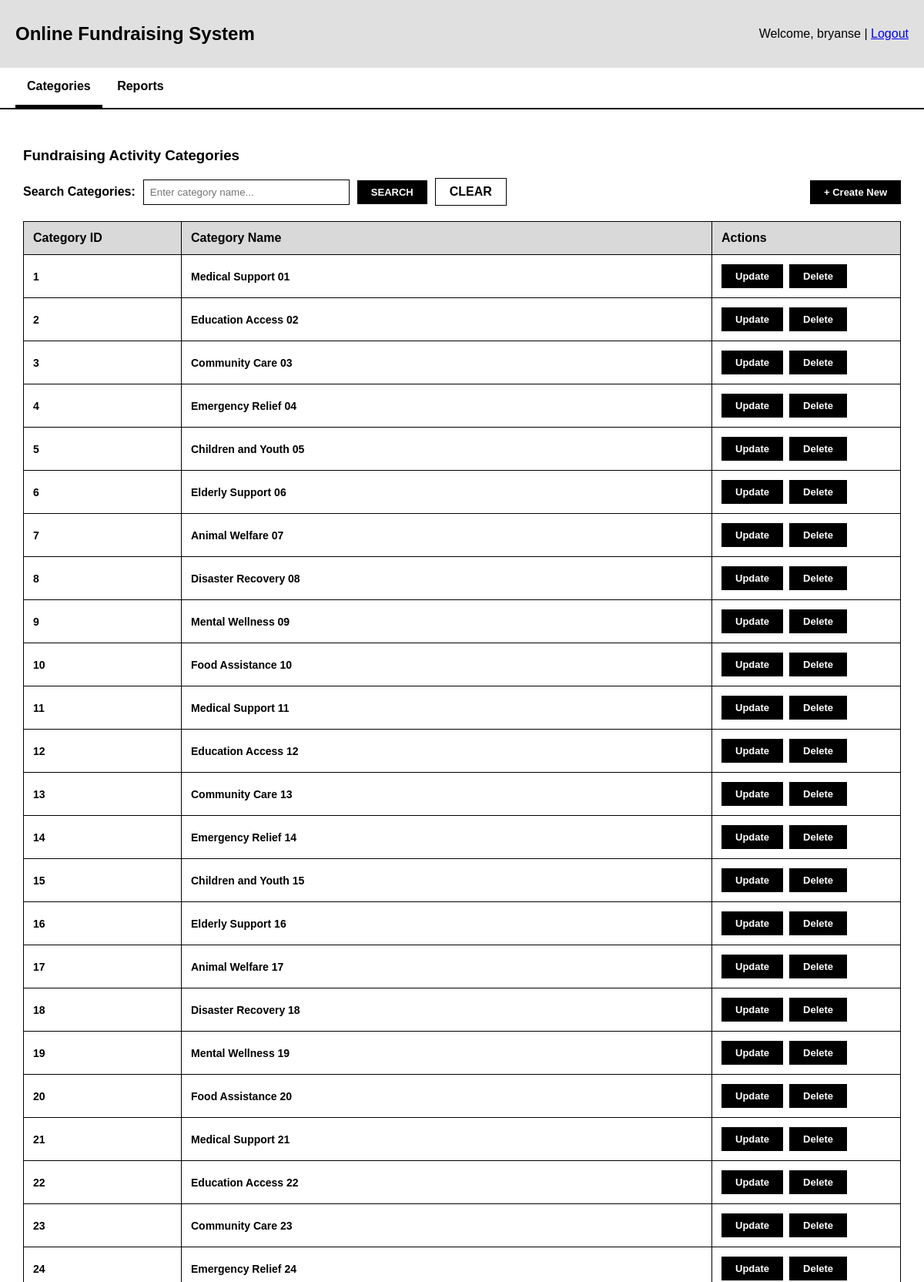
The app's page /categories (signed in, upper part) with its own data.
### tables this page shows
CREATE TABLE category(
    category_id INTEGER PRIMARY KEY,
    category_name TEXT NOT NULL UNIQUE
);

### boundary/fundraising_category_routes.py (the view)
@fundraising_category_bp.route("/categories")
def main_page():
    search_term = request.args.get("search", "")
    if "search" in request.args:
        if search_term.strip():
            controller = search_fundraising_category_controller()
            categories = controller.searchCategories(search_term)
        else:
            flash("Category name needs to be provided.", "error")
            controller = view_fundraising_category_controller()
            categories = controller.viewFundraisingCategory()
    else:
            controller = view_fundraising_category_controller()
            categories = controller.viewFundraisingCategory()
    return render_template(
        "categories/category_main_page.html",
        categories=categories,
        search_term = search_term
    )

### control/view_fundraising_category_controller.py (called while the page is built)
    def viewFundraisingCategory(self) -> List["FundraisingCategory"]:
        return FundraisingCategory.getAllCategories()

### db.py (called while the page is built)
def get_connection():
    connection = sqlite3.connect(DB_PATH) #open database
    connection.row_factory = sqlite3.Row #Enable access to columns using name
    connection.execute("PRAGMA foreign_keys = ON") #enforce foreign keys
    return connection

### entity/fundraising_category.py (called while the page is built)
    @classmethod
    def fromRow(cls, row) -> "FundraisingCategory":
        return cls(
            categoryId = row["category_id"],
            categoryName = row["category_name"]
        )

    @classmethod
    def getAllCategories(cls) -> List["FundraisingCategory"]:
        connection = get_connection()
        cursor = connection.execute(
            """
            SELECT category_id, category_name
            FROM category
            ORDER BY category_id
            """
        )
        rows = cursor.fetchall()
        connection.close()
        return [cls.fromRow(row) for row in rows]

### templates/categories/category_main_page.html (shortened to what this page needs)
<!DOCTYPE html>
<html>
<head>
</head>
<body>
    <div class="header">
        <h2>Online Fundraising System</h2>
        <div>Welcome, {{ session.get('user_name', 'Guest') }} | <a href="{{ url_for('auth.logout') }}">Logout</a></div>
    </div>
    <nav>
        <a href="{{ url_for('fundraising_category.main_page') }}" class="active">Categories</a>
        <a href="{{ url_for('platform_report.view_reports') }}">Reports</a>
    </nav>
    <div class="content">
        <h3>Fundraising Activity Categories</h3>
        <div class="toolbar">
            <form class="search-group" method="get" action="{{ url_for('fundraising_category.main_page') }}">
                <label for="search">Search Categories:</label>
                <input
                    type="text"
                    id="search"
                    name="search"
                    placeholder="Enter category name..."
                    value="{{ search_term }}"
                >
                <button class="btn-black" type="submit">SEARCH</button>
                <a class="btn-outline" href="{{ url_for('fundraising_category.main_page') }}">CLEAR</a>
            </form>
            <a href="{{ url_for('fundraising_category.create_category') }}" class="btn-black">+ Create New</a>
        </div>
        <table>
            <thead>
                <tr>
                    <th style="width: 180px;">Category ID</th>
                    <th>Category Name</th>
                    <th style="width: 220px;">Actions</th>
                </tr>
            </thead>
            <tbody>
                {% if categories %}
                    {% for category in categories %}
                        <tr>
                            <td>{{ category.categoryId }}</td>
                            <td>{{ category.categoryName }}</td>
                            <td>
                                <div class="actions">
                                    <a href="{{ url_for('fundraising_category.update_category') }}" class="btn-black">Update</a>
                                    <button
                                        class="btn-black"
                                        type="button"
                                        onclick='openDeleteCategoryModal({{ category.categoryId|tojson }}, {{ category.categoryName|tojson }})'
                                    >
                                        Delete
                                    </button>
                                </div>
                            </td>
                        </tr>
                    {% endfor %}
                {% elif categories == 0 %}
                    <tr>
                        <td class="empty-row" colspan="3">Search fundraising categories by name.</td>
                    </tr>
                {% else %}
                    <tr>
                        <td class="empty-row" colspan="3">No fundraising categories found.</td>
                    </tr>
                {% endif %}
            </tbody>
        </table>
    </div>
</body>
</html>

### templates/categories/category_main_page.html (style rules this page uses)
body { font-family: Arial, sans-serif; margin: 0; background: #fff; }
.header { background: #e0e0e0; padding: 10px 20px; display: flex; justify-content: space-between; align-items: center; }
nav { background: #fff; border-bottom: 2px solid #000; padding: 0 20px; }
nav a { text-decoration: none; color: black; padding: 15px; display: inline-block; font-weight: bold; }
nav a.active { border-bottom: 4px solid black; }
.content { padding: 30px; }
.toolbar { display: flex; justify-content: space-between; align-items: center; gap: 16px; margin-bottom: 20px; flex-wrap: wrap; }
.search-group { display: flex; align-items: center; gap: 10px; font-weight: bold; flex-wrap: wrap; }
.search-group input { padding: 8px; border: 1px solid black; width: 250px; }
.btn-black { background: black; color: white; padding: 8px 18px; text-decoration: none; font-weight: bold; border: none; cursor: pointer; display: inline-block; font-size: 13px; }
.btn-outline { background: white; color: black; border: 1px solid black; padding: 8px 18px; font-weight: bold; cursor: pointer; text-decoration: none; }
table { width: 100%; border-collapse: collapse; border: 1px solid black; margin-top: 10px; }
th { background: #d9d9d9; border: 1px solid black; padding: 12px; text-align: left; font-weight: bold; }
td { border: 1px solid black; padding: 12px; font-weight: bold; font-size: 14px; vertical-align: middle; }
.actions { display: flex; gap: 8px; }

### records on screen
category: categoryId "1", categoryName "Medical Support 01"
category: categoryId "2", categoryName "Education Access 02"
category: categoryId "3", categoryName "Community Care 03"
category: categoryId "4", categoryName "Emergency Relief 04"
category: categoryId "5", categoryName "Children and Youth 05"
category: categoryId "6", categoryName "Elderly Support 06"
category: categoryId "7", categoryName "Animal Welfare 07"
category: categoryId "8", categoryName "Disaster Recovery 08"
category: categoryId "9", categoryName "Mental Wellness 09"
category: categoryId "10", categoryName "Food Assistance 10"
category: categoryId "11", categoryName "Medical Support 11"
category: categoryId "12", categoryName "Education Access 12"
category: categoryId "13", categoryName "Community Care 13"
category: categoryId "14", categoryName "Emergency Relief 14"
category: categoryId "15", categoryName "Children and Youth 15"
category: categoryId "16", categoryName "Elderly Support 16"
category: categoryId "17", categoryName "Animal Welfare 17"
category: categoryId "18", categoryName "Disaster Recovery 18"
category: categoryId "19", categoryName "Mental Wellness 19"
category: categoryId "20", categoryName "Food Assistance 20"
category: categoryId "21", categoryName "Medical Support 21"
category: categoryId "22", categoryName "Education Access 22"
category: categoryId "23", categoryName "Community Care 23"
category: categoryId "24", categoryName "Emergency Relief 24"

### other values on screen
{{ session.get('user_name', 'Guest') }} "bryanse"
